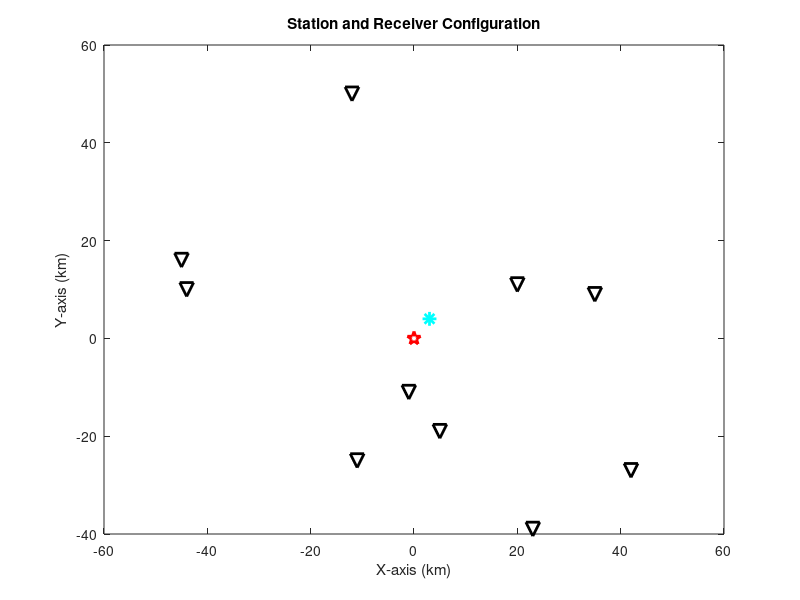

The MATLAB source for this figure: (Note: this script raises an error after producing the figure.)
close all; clear all

% Earthquake location 
% ACTUAL - this is for checking whether are results are accurate or not
eqloc_actual = [0,0,10];
v0 = 5; % km/s % Homogeneous earth velocity 
t0 = 0; % origin time of earthquake

%Station locations (x y z)
sta_loc = [35     9     0;
   -44    10     0;
   -11   -25     0;
    23   -39     0;
    42   -27     0;
   -12    50     0;
   -45    16     0;
     5   -19     0;
    -1   -11     0;
    20    11     0];
% X coordiantes of stations
xrec = sta_loc(:,1);
% Y coordiantes of stations
yrec = sta_loc(:,2);
% Z coordiantes of stations
zrec = sta_loc(:,3);

% Number of data and model
N = length(sta_loc);    % 10 stations (= P arrival times)
M = 5;                  % xr,yr,zr,t0,v

% plot station-receiver configuration
figure(1)
plot(xrec,yrec, 'kv','MarkerSize',10,'LineWidth',2); hold on
plot(eqloc_actual(1),eqloc_actual(2),'rp','MarkerSize',10,'LineWidth',2);
xlabel('X-axis (km)'); ylabel('Y-axis (km)');
title('Station and Receiver Configuration');

% Compute travel-time
travel_time = @(xr,yr,zr,xs,ys,zs,t,v) t + (sqrt((xr-xs).^2 + (yr-ys).^2 + (zr-zs).^2 ))/v;

% Compute synthetic observed data
t_obs = travel_time(xrec,yrec,zrec,eqloc_actual(1),eqloc_actual(2),eqloc_actual(3),t0,v0);

% XXX add noise to data
sigma_d = 0.1;
% W = diag(ones(10,1)/sigma_d); % Weight Matrix
% Equivalently you can use Covariance matrix (more appropriate)
Cd = sigma_d*sigma_d * diag(ones(N,1)); 


%% Start Inversion

% Inital model (or starting model) - Prior
eqloc_initial = [3,4,10];   % assumed earthquake location
ti = 2;                     % assumed origin at 2 sec
vi = 4;                  % km/s % assumed velocity

plot(eqloc_initial(1),eqloc_initial(2), 'c*','MarkerSize',10,'LineWidth',2); hold on

% model parameters
m1 = eqloc_initial(1);
m2 = eqloc_initial(2);
m3 = eqloc_initial(3);
m4 = ti;
m5 = vi;

% Create functions for estimating partial derivative matrix (G)
dgdx = @(xr,yr,zr,xs,ys,zs,v) (xs-xr)./(v*sqrt((xr-xs).^2 + (yr-ys).^2 + (zr-zs).^2 ));
dgdy = XXX
dgdz = XXX
dgdt = XXX
dgdv = XXX

n_iterations = 4;

for ii=1:n_iterations
    % Compute partial derivative matrix (G)
    G(:,1) = dgdx(xrec,yrec,zrec,m1,m2,m3,m5);
    G(:,2) = XXX
    G(:,3) = XXX
    G(:,4) = XXX
    G(:,5) = XXX
   
    ts_ii = travel_time(xrec,yrec,zrec,m1,m2,m3,m4,m5);
    delta_d = (t_obs - ts_ii);
    
    % KEY: Generalized Inverse
    dm = XXX

    % Residual
    residual(ii) = sum((t_obs - ts_ii).^2)/length(t_obs);
    
    % Update model
    m1 = m1 + dm(1);
    m2 = m2 + dm(2);
    m3 = m3 + dm(3);
    m4 = m4 + dm(4);
    m5 = m5 + dm(5);
    
    cond(G)
    
    % Plot updated location
    plot(m1,m2, 'm*','MarkerSize',10,'LineWidth',2); hold on
end

% model covariance
Cm = XXX

figure(2)
plot(residual,'o-','MarkerFaceColor','r','MarkerEdgeColor','k','MarkerSize',10)
xlabel('Number of Iteration'); ylabel('Residual')


